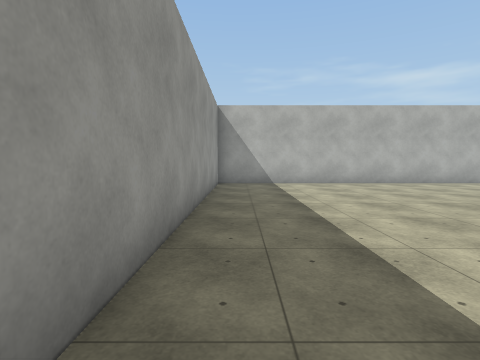
[1] (above)

24 first-person views from a walk through a Unity game level. The camera is 1.5 m above the floor, tilts 4° down and sees 80° across. The floor is counted in squares, 1.49 m on a side. Each view is taken from the middle of a square. On the plan, view 1 faces up. The plan holds only what a view shows up to about 12 squares ahead; the rest is blank. The place goes on beyond the plan. The player is left out. Some animated figures are not drawn. Some surface patterns are stand-ins.

[2]
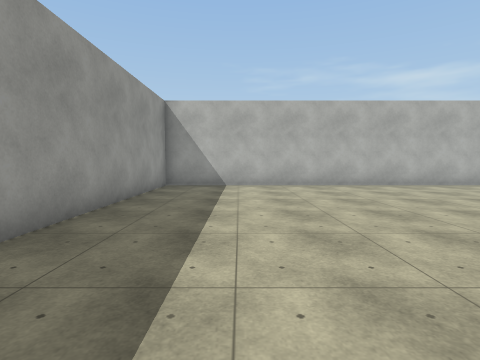

[3]
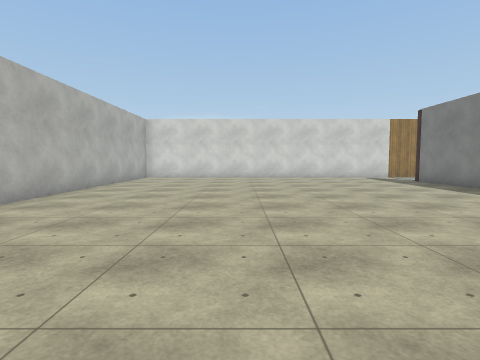

[4]
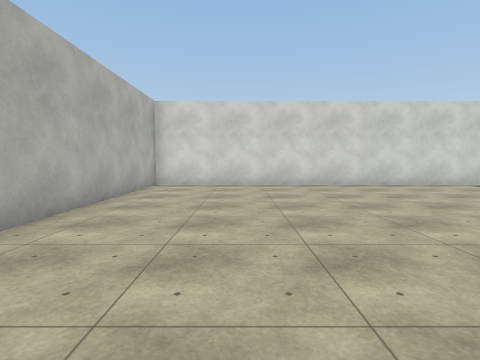

[5]
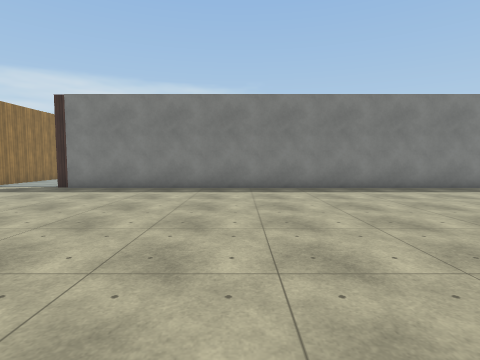

[6]
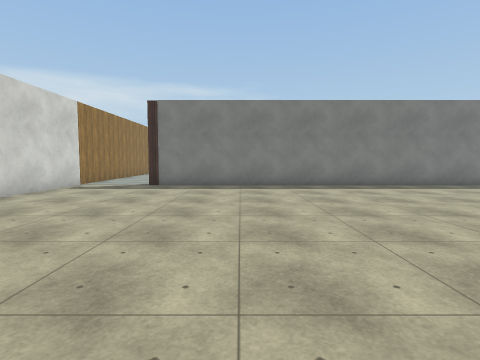

[7]
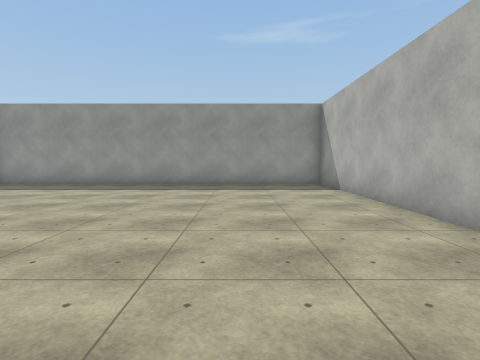

[8]
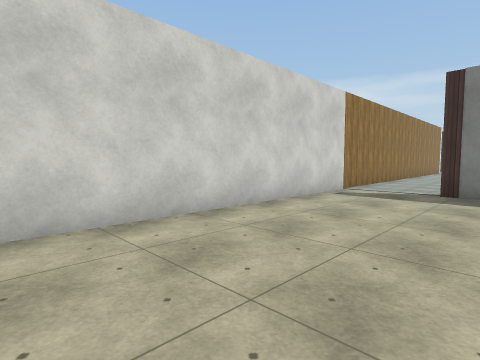

[9]
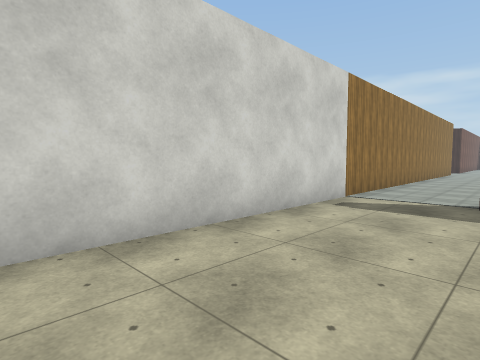

[10]
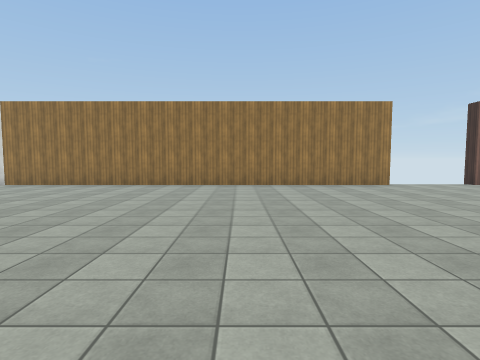

[11]
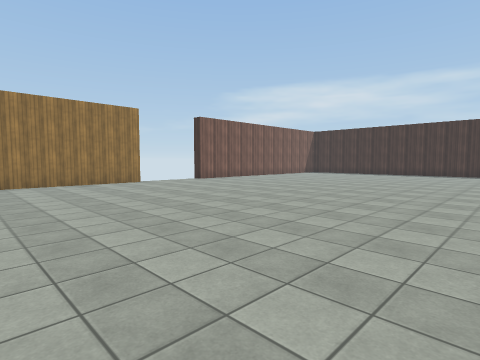

[12]
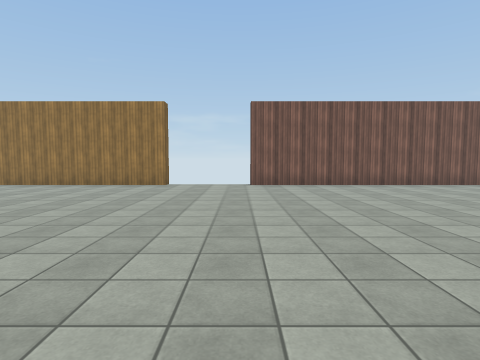

[13]
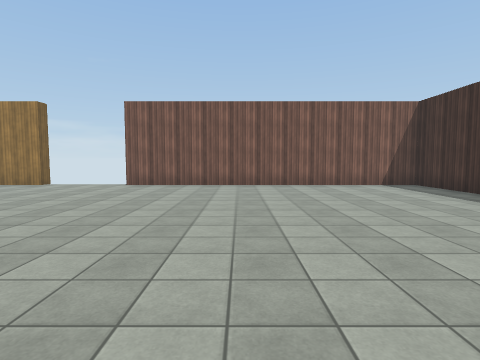

[14]
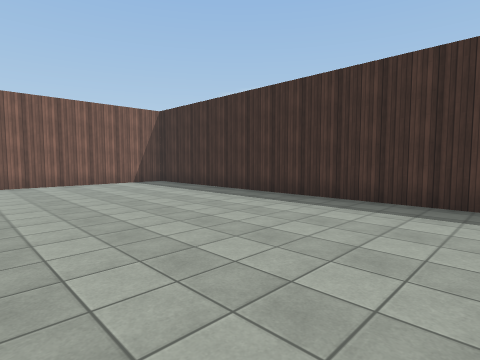

[15]
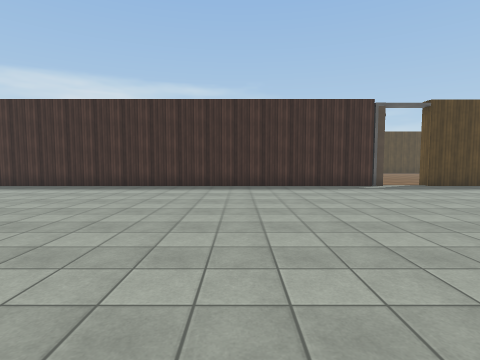

[16]
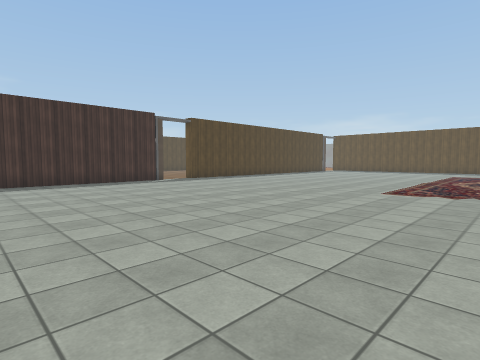

[17]
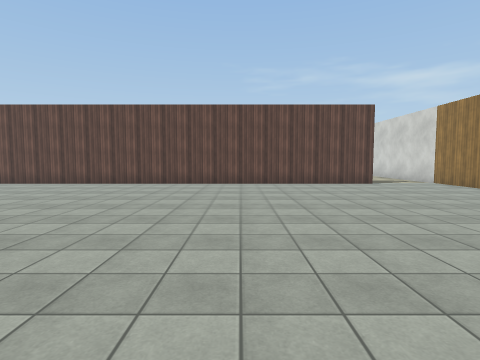

[18]
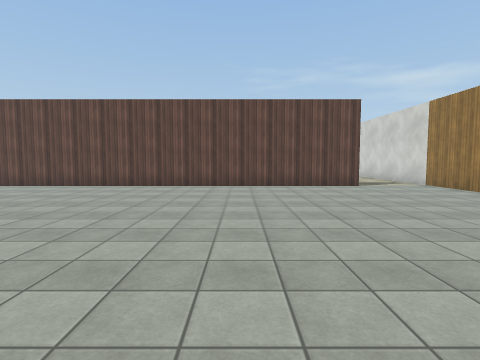

[19]
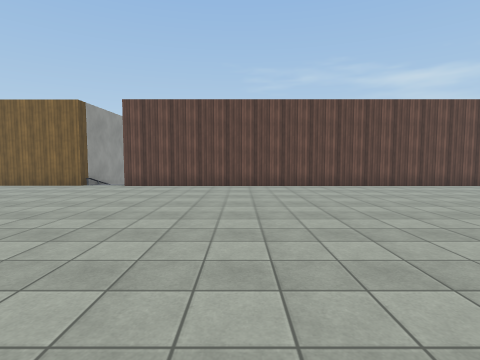

[20]
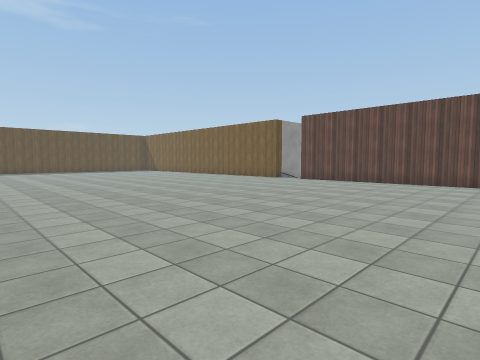

[21]
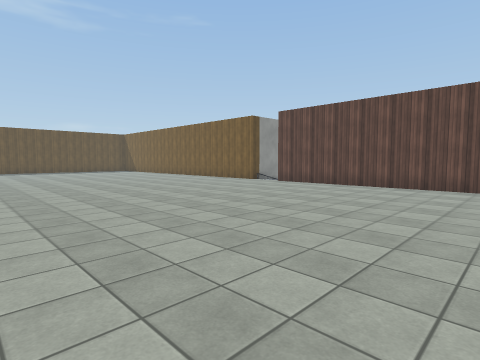

[22]
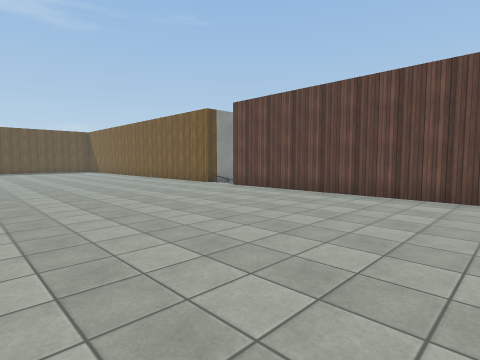

[23]
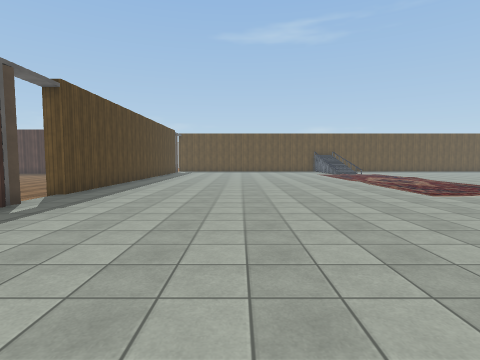

[24]
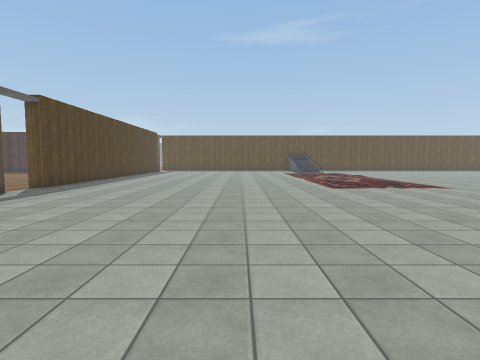

### Floor plan
Points are (right, up) in squares from view 1. A wall is a line through its corners. A room is listed if a view was taken in it or the views show most of it. See-through windows are left out.
Room 1 (views 1, 2, 3, 4, 5, 6, 7, 8, 9)
walls: (0.4, -1.3) (15.6, -1.3); (18.5, -3.5) (18.5, 12.4) (-1, 12.4) (-1, -1.1)
ways out: opening at (17, -2.7) to room 2
Room 2 (views 10, 11, 12, 13, 14, 15, 16, 17, 18, 19, 20, 21, 22, 23, 24)
walls: (18.5, -17) (18.5, -3.5); (-0.4, -32.1) (18.5, -32.1) (18.5, -20.4); (15.8, -1.9) (-1.5, -1.9); (-3.2, -1) (-3.2, -1.9) (-6.4, -1.9); (-6.1, -32.1) (-2.3, -32.1) (-2.3, -32.8)
ways out: opening at (17, -2.7) to room 1; opening at (-1.5, -32); gap at (19, -17)

Where each view was taken, in squares from view 1:
view 1: 0 up, 0 right, facing up
view 2: 1 up, 2 right, facing up
view 3: 7 up, 2 right, facing right
view 4: 9 up, 7 right, facing right
view 5: 9 up, 9 right, facing down
view 6: 10 up, 12 right, facing down
view 7: 9 up, 11 right, facing left
view 8: 8 up, 14 right, facing down-right
view 9: 6 up, 15 right, facing down-right
view 10: 11 down, 7 right, facing right
view 11: 11 down, 6 right, facing down-right
view 12: 20 down, 7 right, facing right
view 13: 25 down, 7 right, facing right
view 14: 25 down, 6 right, facing down-right
view 15: 21 down, 5 right, facing down
view 16: 19 down, 7 right, facing down-left
view 17: 14 down, 10 right, facing up
view 18: 13 down, 11 right, facing up
view 19: 13 down, 3 right, facing up
view 20: 15 down, 7 right, facing up-left
view 21: 13 down, 7 right, facing up-left
view 22: 10 down, 7 right, facing up-left
view 23: 27 down, 6 right, facing left
view 24: 25 down, 8 right, facing left
